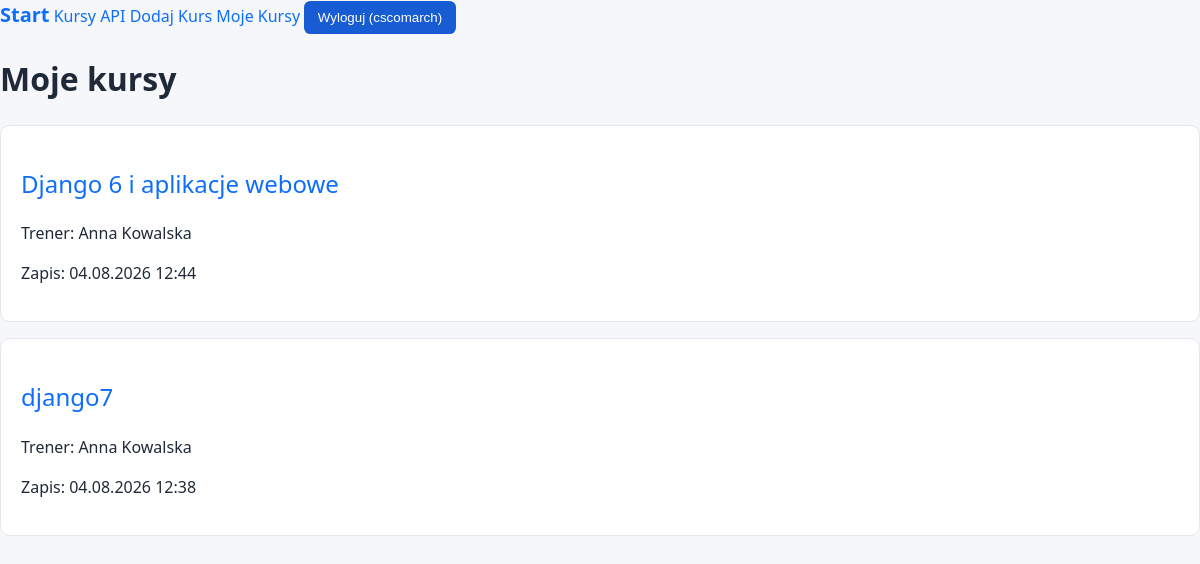
The page /my-courses/ (signed in) on the database as committed earlier.
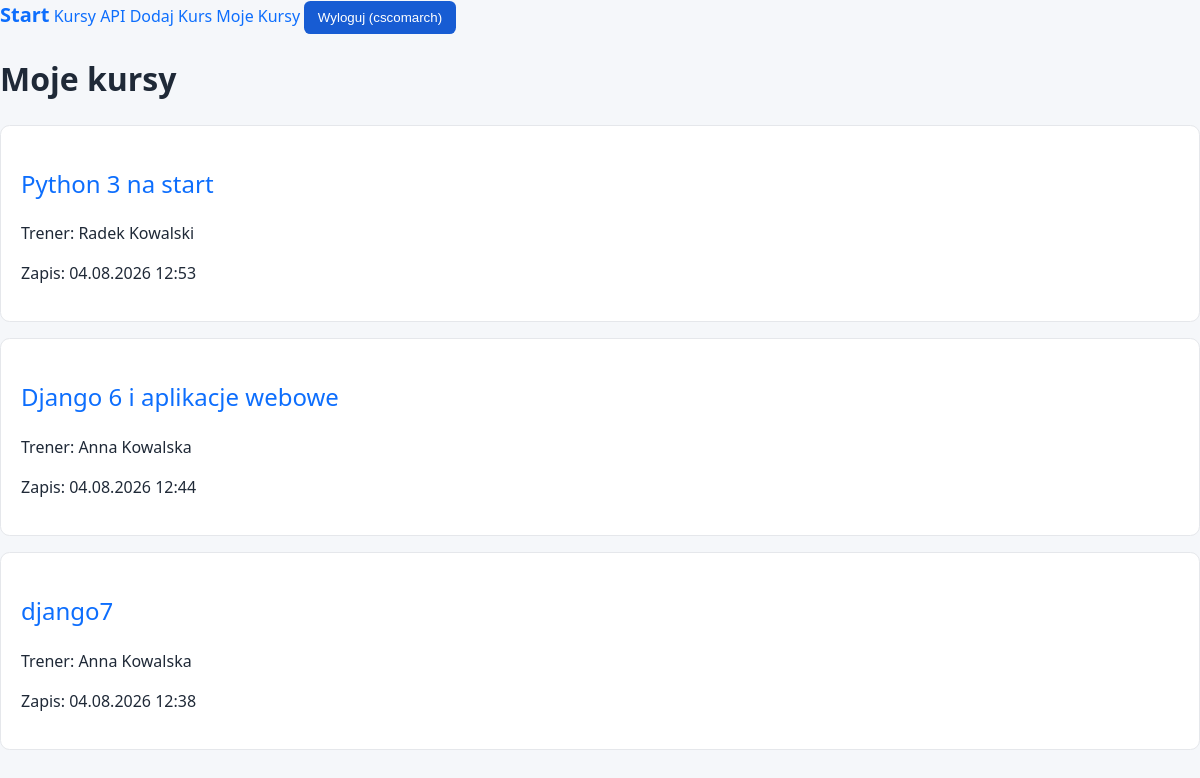
The same page on the database as committed later.
### courses/models.py (models this page shows, shortened)
class Enrollment(models.Model):
    user = models.ForeignKey(
        settings.AUTH_USER_MODEL,
        on_delete=models.CASCADE,
        related_name="enrollments",
    )
    course = models.ForeignKey(
        Course,
        on_delete=models.CASCADE,
        related_name="enrollments",
    )
    created_at = models.DateTimeField(auto_now_add=True)
    class Meta:
        ordering = ["-created_at"]
        constraints = [
            models.UniqueConstraint(
                fields=["user", "course"],
                name="unique_user_course",
            )
        ]

class Course(models.Model):
    title = models.CharField(max_length=200)
    description = models.TextField()
    price = models.DecimalField(max_digits=10, decimal_places=2)
    start_date = models.DateField()
    active = models.BooleanField(default=True)
    max_participiants = models.PositiveIntegerField(default=20)
    trainer = models.ForeignKey(
        Trainer,
        on_delete=models.PROTECT,  # nie mozemy skasowac trenera jesli istnieje przypisany do niego kurs
        related_name="courses"
    )
    class Meta:
        ordering = ['start_date', 'title']

class Trainer(models.Model):
    first_name = models.CharField(max_length=100)
    last_name = models.CharField(max_length=100)
    email = models.EmailField(unique=True)
    bio = models.TextField(blank=True)  # dla pól tekstowych preferujemy blank
    def __str__(self) -> str:
        return f"{self.first_name} {self.last_name}"

### courses/views.py (the view)
# urls.py: path("my-courses/", views.my_courses, name="my_courses"),
@login_required
def my_courses(request):
    enrollments = (
        Enrollment.objects.filter(user=request.user)
        .select_related("course", "course__trainer")
    )
    return render(
        request,
        "courses/my_courses.html",
        {"enrollments": enrollments}
    )

### templates/courses/my_courses.html
{% extends "base.html" %}
{% block content %}
<h1>Moje kursy</h1>
{% for enrollment in enrollments %}
<div class="card">
    <h2><a href="{% url 'courses:course_detail' enrollment.course.pk %}">{{ enrollment.course.title }}</a></h2>
    <p>Trener: {{ enrollment.course.trainer }}</p>
    <p>Zapis: {{ enrollment.created_at|date:"d.m.Y H:i" }}</p>
</div>
{% empty %}
<p>Nie jesteś jeszcze zapisany na żaden kurs.</p>
{% endfor %}
{% endblock %}

### templates/base.html (shortened to what this page needs)
{% load static %}
<!DOCTYPE html>
<html lang="en">
<head>
    <link rel="stylesheet" href="{% static 'courses/style.css' %}">
</head>
<body>
<nav>
    <a class="brand" href="{% url 'courses:home' %}">Start</a>
    {% if user.is_authenticated %}
        <a href="{% url 'courses:course_list' %}">Kursy</a>
        <a href="{% url 'api_placeholder' %}">API</a>
        <a href="{% url 'courses:course_create' %}">Dodaj Kurs</a>
        <a href="{% url 'courses:my_courses' %}">Moje Kursy</a>
        <form action="{% url 'logout' %}" method="post" class="inline">
            <button type="submit">Wyloguj ({{ user.username }})</button>
        </form>
    {% else %}
        <a href="{% url 'login' %}">Zaloguj się</a>
    {% endif %}
</nav>
<main>
    {% block content %}{% endblock %}
</main>
</body>
</html>

### static/courses/style.css (style rules this page uses)
* { box-sizing: border-box; }
body { font-family: system-ui, sans-serif; margin: 0; line-height: 1.5; background: #f5f7fa; color: #1f2937; }
a { color: #0d6efd; text-decoration: none; font-weight: 500; transition: color 0.2s ease; }
.brand { font-weight: 700; font-size: 1.25rem; text-decoration: none; }
.card { background: white; padding: 1.25rem; border-radius: .6rem; margin-bottom: 1rem; border: 1px solid #e5e7eb; }
button, .button { display: inline-block; padding: .55rem .85rem; border: 0; border-radius: .4rem; background: #175cd3; color: white; text-decoration: none; cursor: pointer; }
.inline { display: inline; }

Rows that differ between the two databases and show on the page:
added Enrollment: course "Python 3 na start", course.trainer "Radek Kowalski", created_at "04.08.2026 12:53"
